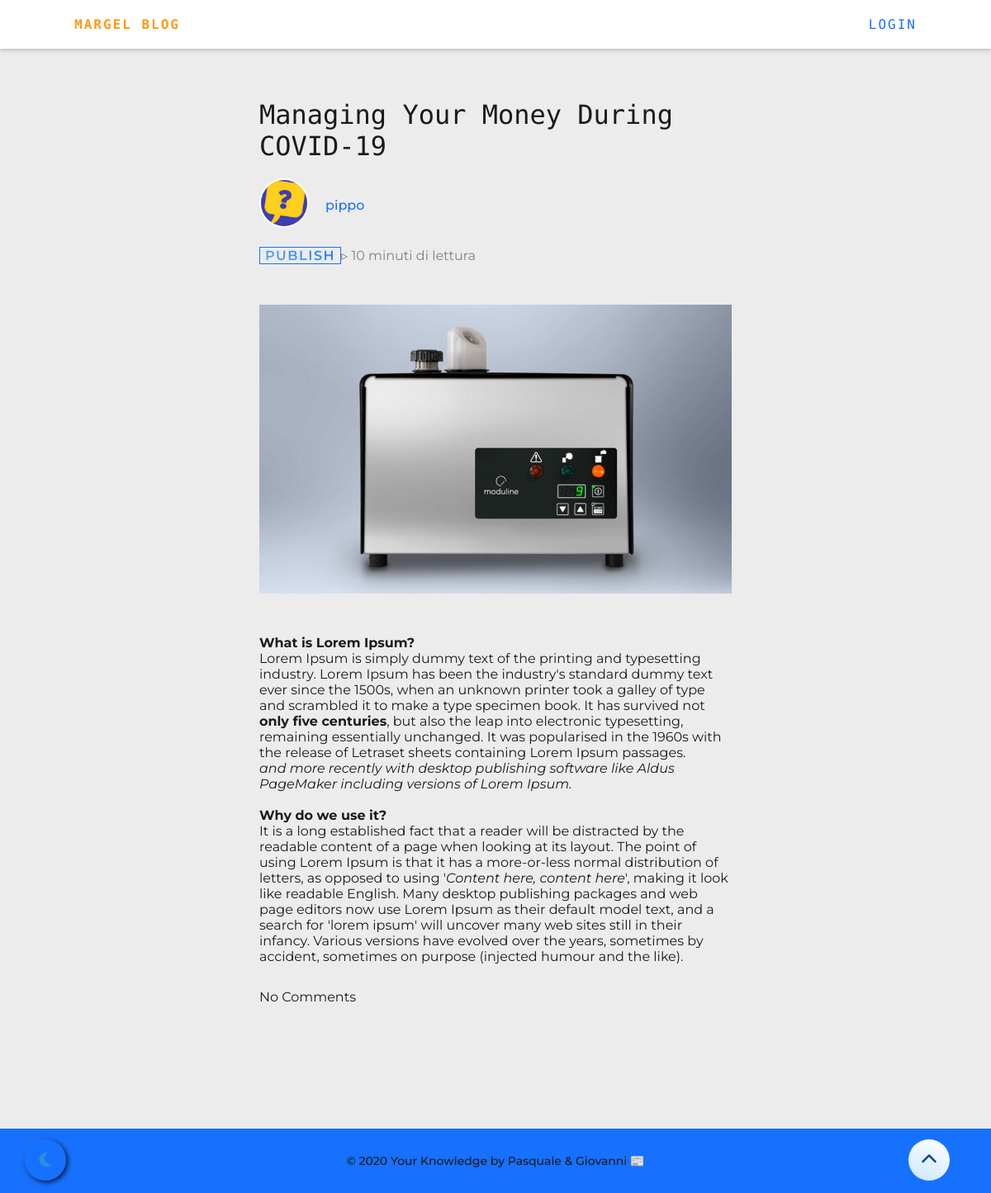
Before: /blog/article/10 with the older database file.
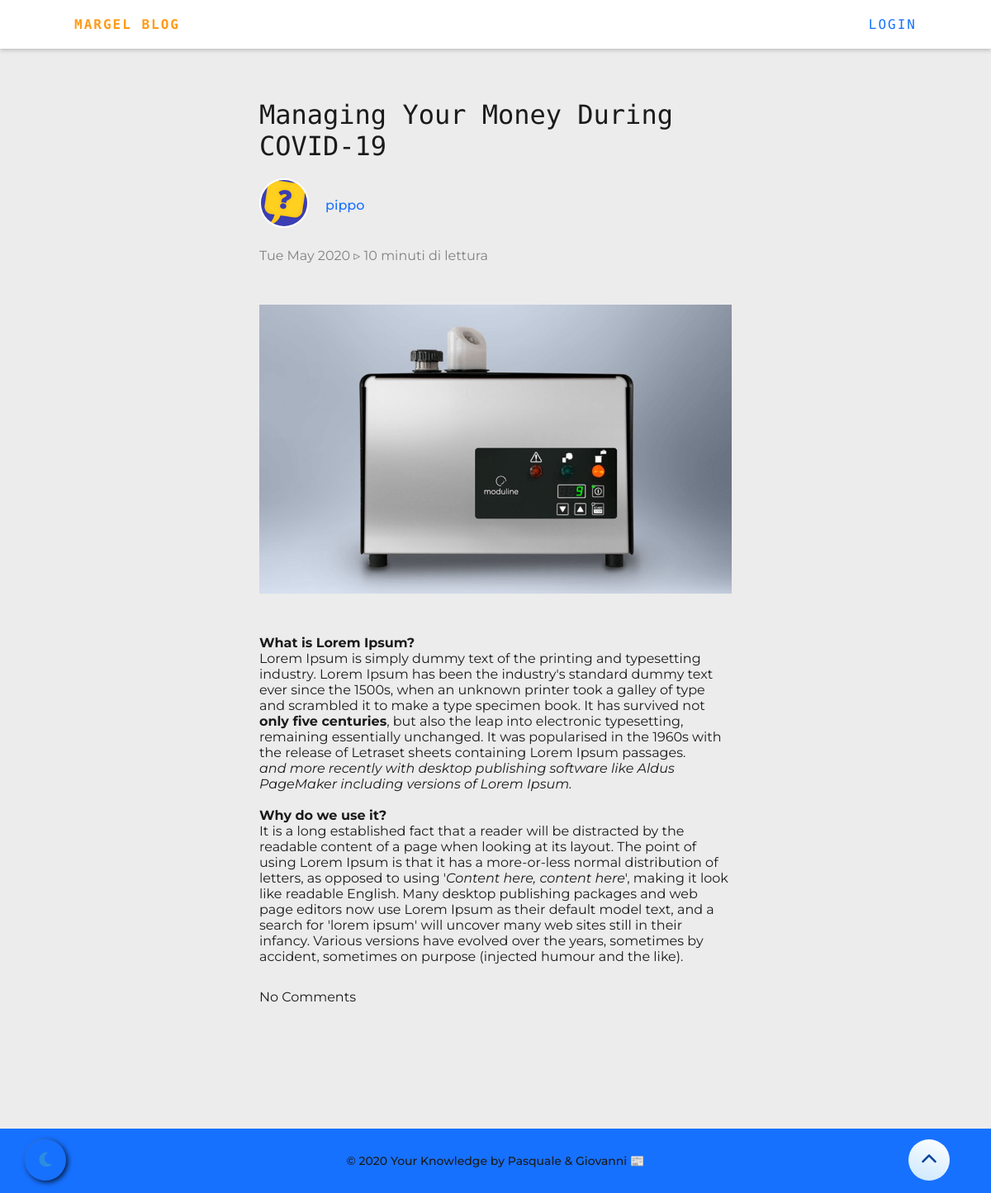
After: the same page with the newer database file.
### blog_app/models.py (models this page shows, shortened)
class Article(models.Model):
    author = models.ForeignKey('auth.user', on_delete=models.CASCADE)
    title = models.CharField(max_length=100)
    content = models.TextField()
    image = models.ImageField(upload_to='article_pics', blank=True)
    pub_date = models.DateTimeField('date published', blank=True, null=True)
    create_date = models.DateTimeField(default=timezone.now)
    category = models.ForeignKey(Category, on_delete=models.CASCADE, blank=True)
    tag = models.ManyToManyField(Tag)
    pin = models.BooleanField(default=False)

class Category(models.Model):
    cat_name = models.CharField(max_length=50, verbose_name='Category')
    image = models.ImageField(upload_to='category_pics', blank=True)
    def __str__(self):
        return self.cat_name

### blog_app/views.py (the view)
# urls.py: path('article/<int:pk>', views.ArticleDetailView.as_view(), name='article_detail'),
class ArticleDetailView(DetailView):
    model = Article

### templates/blog_app/article_detail.html (shortened to what this page needs)
{% extends 'blog_app/base.html' %} {% block main_content %}
<div class="reading-container">
  <div class="header-reading">
    <div class="title">
      <h1>
        {{article.title}}
      </h1>
    </div>
    <div class="sub-header">
      <div class="category-avatar">
        <a href="{% url 'blog_app:category_list' article.category.cat_name %}" class="category-name">
          <img
            src="{% if article.category.image %}{{article.category.image.url}}{% endif %}"
            alt="{{article.category}} category"
            class="avatar"
          />
        </a>
      </div>
      <div class="category-name-area">
        <a href="{% url 'blog_app:category_list' article.category.cat_name %}" class="category-name">{{article.category}}</a>
      </div>
    </div>
    <div class="sub-header-date">
      {% if article.pub_date %}
      <time datetime="202-04-24">
        {{article.pub_date|date:"D M Y"}}
      </time>
      {% else %}
      <a class="btn btn-text-primary" href="{% url 'blog_app:article_publish' pk=article.pk %}">
        Publish
      </a>
      {% endif %}
      <span class="time-reading">&triangleright; 10 minuti di lettura</span>
    </div>
  </div>
  <div class="image-reading">
    {% if article.image %}
    <img src="{{article.image.url}}" />
    {% endif %}
  </div>
  <div class="content">
    {{article.content|safe|linebreaksbr}}
  </div>
  <div class="content">
    {% for comment in article.comments.all %}
      <div class="comment">
        {% if user.is_authenticated or comment.approved_comment %}
        <div class="comment-date">
         {{comment.create_date}}
        </div>
         {% if not comment.approved_comment %}
        <div class="content comment-edit">
          <a class="btn btn-accent-text btn-small" href="{% url 'blog_app:comment_approve' pk=comment.pk %}">Approve</a>
          <a class="btn btn-warning-text btn-small" href="{% url 'blog_app:comment_remove' pk=comment.pk %}">Remove</a>
        </div>
        {% endif %}
        <div class="comment-cont-auth">
        <div class="comment-text" >
          {{comment.text|safe|linebreaks}}
        </div>
        <div class="comment-author">
          <p> Posted By: {{comment.author}}</p>
        </div>
        </div>
       {% endif %}
      </div>
      {% empty %}
      <p>No Comments</p>
    {% endfor %}
  </div>
</div>
{% endblock %}

Changed rows visible on the page:
changed Article "Managing Your Money During COVID-19": pub_date (not shown) → "Tue May 2020"
Other visible differences:
text no longer shown: "PUBLISH"
